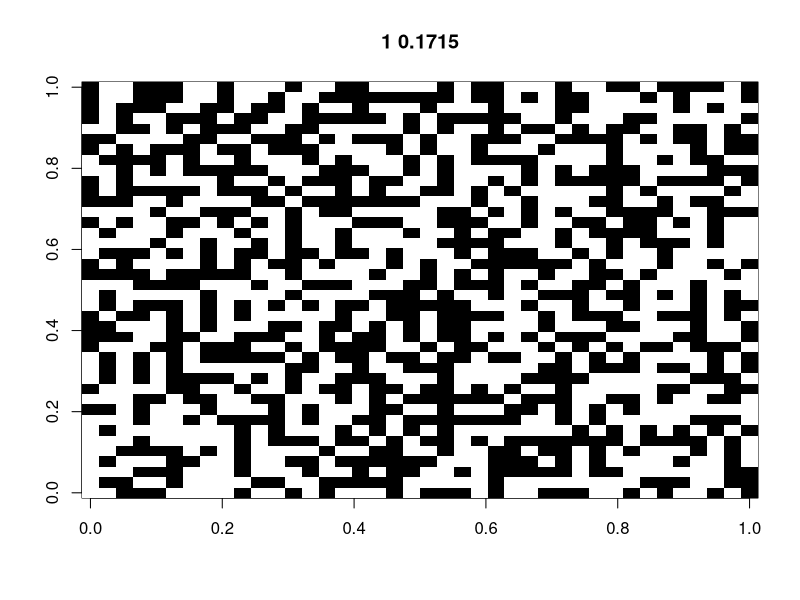
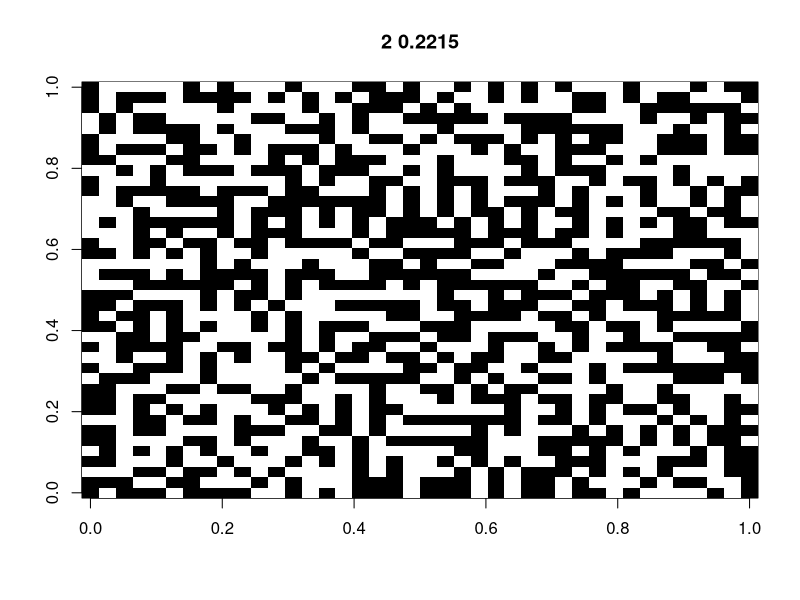
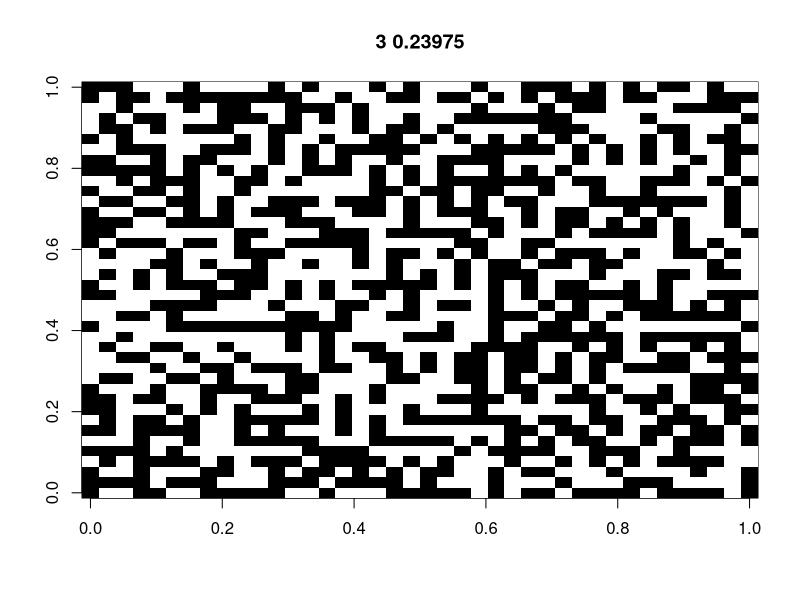
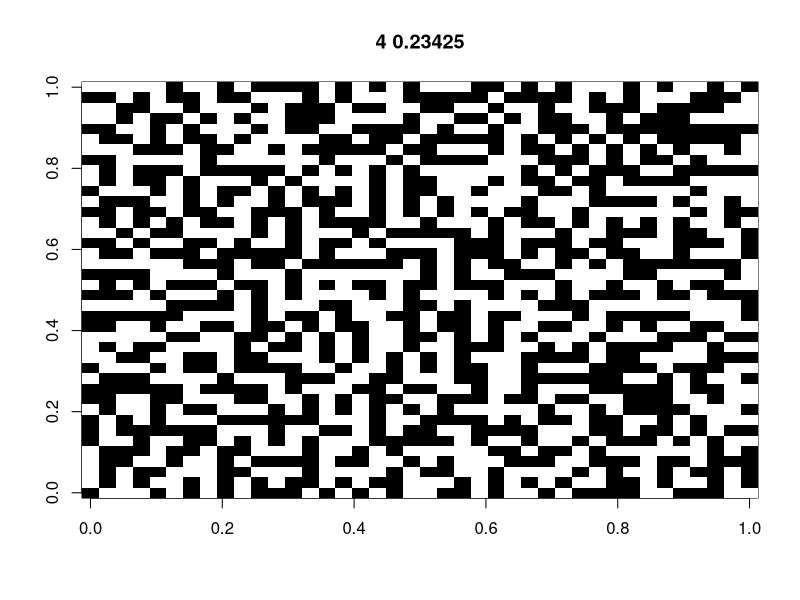
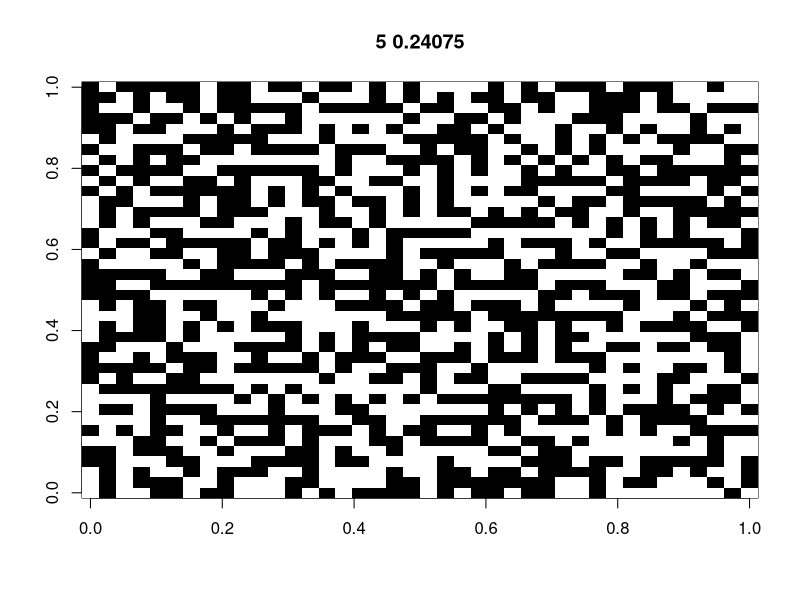
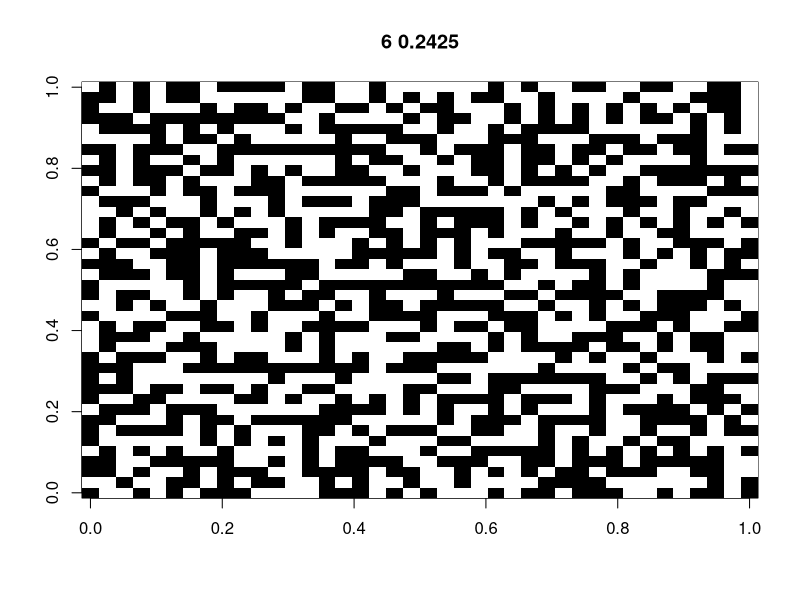
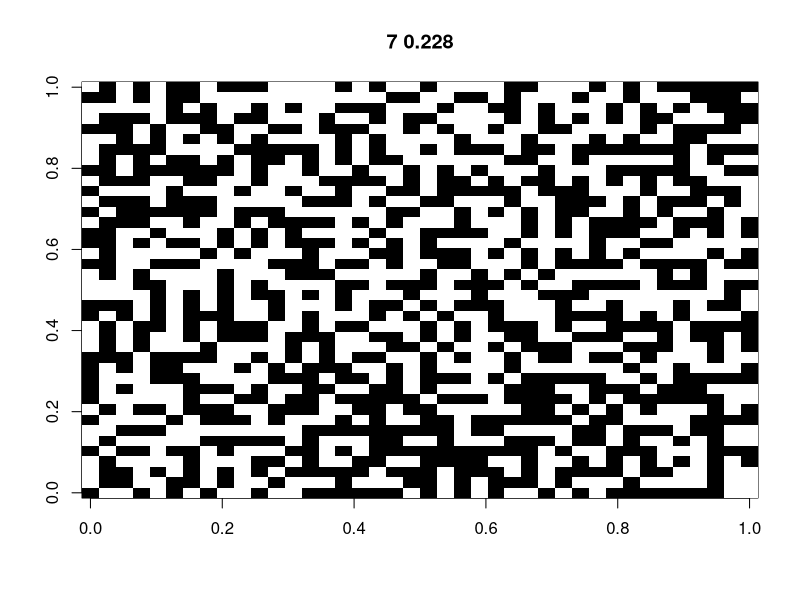
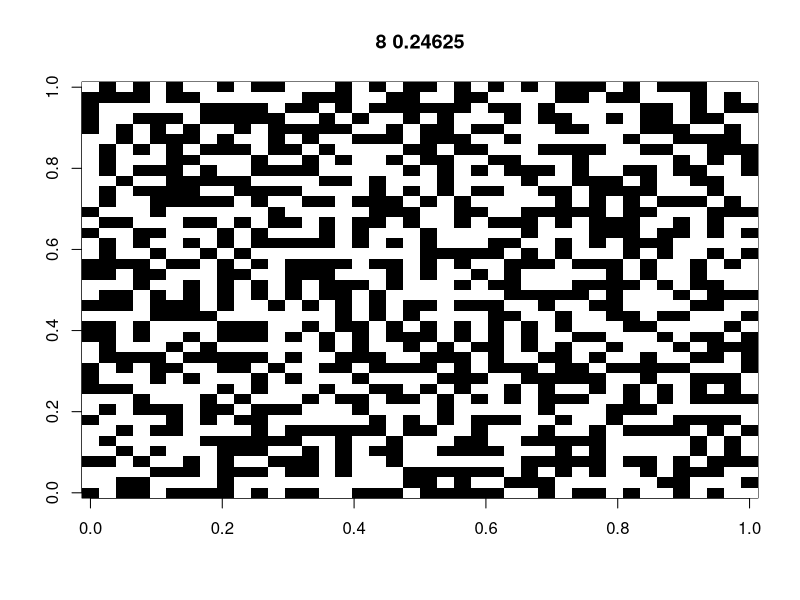

Recreate these plots in R, in order.
library(tidyverse)
library(patchwork)

##############################################
# Figure S1: spatial simulations based on the Ising model

# define functions
XiXj1 = function(id,dmat,range) {
  xi = Xi[id]
  if(xi==0) { xi = 1 } else { xi = xi }
  j = as.numeric(which((dmat[,id]<=range)&(dmat[,id]>0)))
  xj = Xi[j]
  xj[xj==0] = 1
  return(xi*sum(xj))
}

# set coefficients
J = -0.2 #= beta_2; -0.2 and 0.2 for Fig. S1a and b, respectively
h = 0.0 #= beta_1

# set a field
rect = 40
N = rect*rect
Xi = sample(c(-1,1),N,replace=T)

smap = cbind(rep(1:rect,each=rect),
             rep(1:rect,rect)
)
dmat = as.matrix(dist(smap))

group = rep(1,rect*rect)


xixj = c()
for(i in 1:N) xixj = c(xixj, XiXj1(i,dmat=dmat,range=sqrt(2)))
Ei_t0 = (J*xixj+h*Xi)

# MCMC by Gibbs sampling
for(j in 1:100) {
  Xi_t0 = Xi
  
  perm = sample(1:N,N)
  for(i in perm) {
    Xi[i] = sample(c(-1,1),1)
    xi = Xi[i]
    if(xi==0) { xi = 1 }
    Ei = (J*XiXj1(i,dmat=dmat,range=sqrt(2))+h*xi) # set the energy positive to maximize itself
    
    # Metropolis algorithm
    if(Ei_t0[i]<=Ei) {
      Xi[i] = Xi[i]; Ei_t0[i] = Ei
    } else if(runif(1,0,1)<exp(Ei-Ei_t0[i])) {
      Xi[i] = Xi[i]; Ei_t0[i] = Ei
    } else {
      Xi[i] = Xi_t0[i]
    }
  }
  E = mean(Ei_t0)
  image(matrix(Xi,rect,rect),main=paste(j,E),col=c("black","white"))
}


pdf(file=paste0("../IsingJ",J,"_h",h,"cnt_d1.pdf"), width=5, height=5)
image(t(matrix(Xi,rect,rect)),main=paste(j,E),col=c("black","white"),las=1,xaxt="n",yaxt="n")
dev.off()

############
# Figure S2
W_AA = function(x,b1,b2,b12) (b12+b2)*(2*x-1)+b1+1
W_Aa = function(x,b1,b2,b12) 1
W_aa = function(x,b1,b2,b12) (b12-b2)*(2*x-1)-b1+1

W_A = function(x,b1,b2,b12) x*W_AA(x,b1,b2,b12)+(1-x)*W_Aa(x,b1,b2,b12)
W_a = function(x,b1,b2,b12) x*W_Aa(x,b1,b2,b12)+(1-x)*W_aa(x,b1,b2,b12)
W_m = function(x,b1,b2,b12) x*W_A(x,b1,b2,b12)+(1-x)*W_a(x,b1,b2,b12)

wplot = function(b1,b2,b12) {
  p2 = 0.5*(b12-b2)/b12
  w2 = p2*W_A(p2,b1,b2,b12)+(1-p2)*W_a(p2,b1,b2,b12)
  p = ggplot(NULL,aes(x=0.5,y=0.5*W_A(0.5,b1,b2,b12)+(1-0.5)*W_a(0.5,b1,b2,b12))) + 
    ylim(0.5,1.5) + xlim(0,1) + theme_classic() +
    geom_function(fun=W_A, col=grey(0.0,1.0),args=list(b1,b2,b12)) +
    geom_function(fun=W_a, col=grey(0.0,0.5),args=list(b1,b2,b12)) + 
    geom_function(fun=W_m, lty=2,args=list(b1,b2,b12)) + 
    ylab(expression(y[k[i]])) + xlab(expression(f["q,A"])) +
    labs(subtitle=bquote(beta["q,s"]*"="*.(b1)*"; "*beta["q,n"]*"="*.(b12)*"; "*beta["q,sxn"]*"="*.(b2)))
  return(p)
} 

pa = wplot(b1=0.1,b2=-0.2,b12=0.0)
pa = pa + geom_text(aes(x=0.025,y=1.5),label="(black): A alleles",size=3,hjust=0) + 
  geom_text(aes(x=0.025,y=1.4),label="(gray): a alleles",colour=grey(0.5,1),size=3,hjust=0) +
  geom_text(aes(x=0.025,y=1.3),label="(dashed): weighted mean",size=3,hjust=0)
pb = wplot(b1=0.0,b2=-0.2,b12=0.3)
pc = wplot(b1=0.1,b2=-0.2,b12=-0.3)
pd = wplot(b1=0.1,b2=0.2,b12=0)
pe = wplot(b1=0.0,b2=0.2,b12=0.3)
pf = wplot(b1=0.1,b2=0.2,b12=-0.3)

p = (pa | pb | pc) / (pd | pe | pf) + plot_annotation(tag_levels = "a")
ggsave(p,filename="../figs_numerical.pdf",width=9,height=6)
